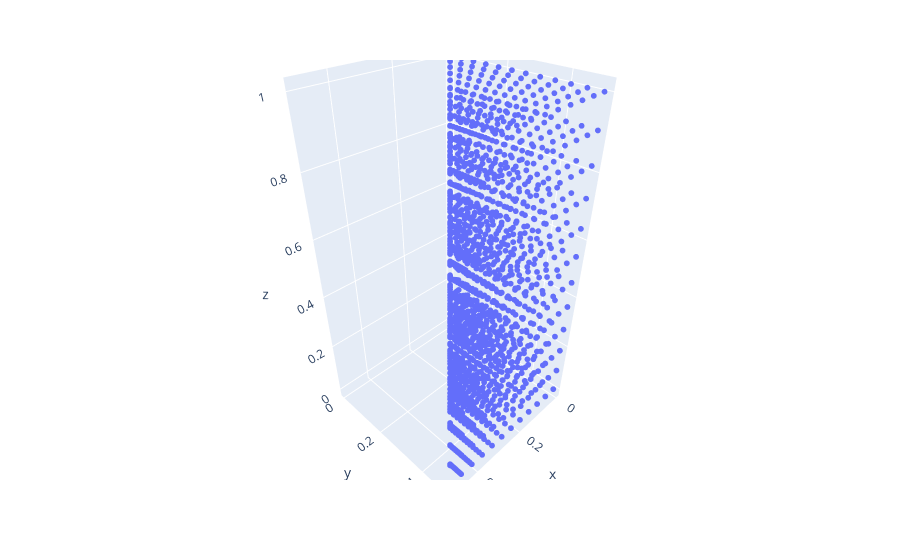

The code cell stored with this chart in its notebook:
### Code cell
import plotly.express as px
from baysic.feature_space import FeatureSpace

fs = FeatureSpace(sg.number)

xyz_u = np.mgrid[0:1:12j, 0:1:12j, 0:1:12j].reshape(3, -1).T

xyz = fs.to_general_positions(xyz_u)
xx, yy, zz = xyz.T

fig = px.scatter_3d(x=xx, y=yy, z=zz)
fig.update_traces(marker=dict(size=2))

### Figure 1 — Plotly figure (JSON) as saved in the notebook; plotly's stock layout.template omitted (floating-point values rounded to 4 significant figures; data arrays with more than 128 entries replaced by an {"elided": "..."} marker saying what was removed)
{"data": [{"hovertemplate": "x=%{x}<br>y=%{y}<br>z=%{z}<extra></extra>", "legendgroup": "", "marker": {"color": "#636efa", "size": 2, "symbol": "circle"}, "mode": "markers", "name": "", "scene": "scene", "showlegend": false, "type": "scatter3d", "x": {"elided": "1728 float values"}, "y": {"elided": "1728 float values"}, "z": {"elided": "1728 float values"}}], "layout": {"legend": {"tracegroupgap": 0}, "margin": {"t": 60}, "scene": {"domain": {"x": [0, 1], "y": [0, 1]}, "xaxis": {"title": {"text": "x"}}, "yaxis": {"title": {"text": "y"}}, "zaxis": {"title": {"text": "z"}}}}}
